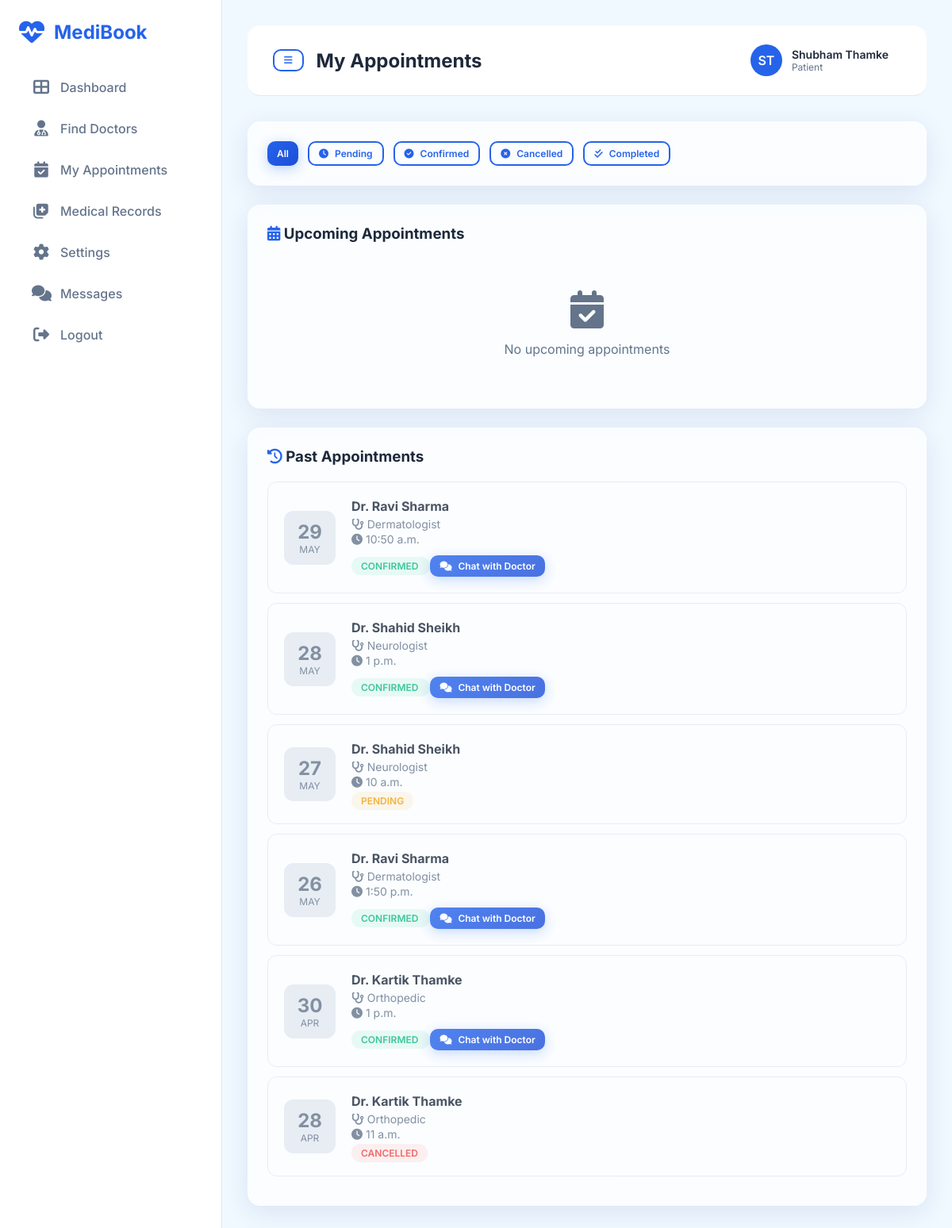
The page /appointments/my-appointments/ (signed in) on the database its author committed.
### users/models.py (models this page shows, shortened)
class UserProfile(models.Model):
    ROLE_CHOICES = (
        ('patient', 'Patient'),  # (database_value, display_value)
        ('doctor', 'Doctor'),
    )
    user = models.OneToOneField(
        User,
        on_delete=models.CASCADE,
        related_name='profile'
    )
    role = models.CharField(
        max_length=10,
        choices=ROLE_CHOICES,
        default='patient'
    )
    phone = models.CharField(
        max_length=15,
        blank=True,
        default=''
    )
    profile_image = models.ImageField(
        upload_to='profile_images/',  # Files saved to MEDIA_ROOT/profile_images/
        blank=True,
        null=True
    )
    created_at = models.DateTimeField(auto_now_add=True)

### appointments/models.py (models this page shows, shortened)
class Appointment(models.Model):
    STATUS_CHOICES = (
        ('pending', 'Pending'),
        ('confirmed', 'Confirmed'),
        ('cancelled', 'Cancelled'),
        ('completed', 'Completed'),
    )
    patient = models.ForeignKey(User, on_delete=models.CASCADE, related_name='patient_appointments')
    doctor = models.ForeignKey(Doctor, on_delete=models.CASCADE, related_name='appointments')
    appointment_date = models.DateField()
    appointment_time = models.TimeField()
    reason = models.TextField(help_text='Reason for appointment')
    status = models.CharField(max_length=20, choices=STATUS_CHOICES, default='pending')
    created_at = models.DateTimeField(auto_now_add=True)
    updated_at = models.DateTimeField(auto_now=True)
    cancellation_reason = models.TextField(blank=True, null=True)
    class Meta:
        unique_together = ['doctor', 'appointment_date', 'appointment_time']
        ordering = ['-appointment_date', '-appointment_time']

### doctors/models.py (models this page shows, shortened)
class Doctor(models.Model):
    VERIFICATION_CHOICES = (
        ('pending', 'Pending Verification'),
        ('approved', 'Approved'),
        ('rejected', 'Rejected'),
    )
    CONSULTATION_CHOICES = (
        ('in_person', 'In-Person'),
        ('online', 'Online'),
        ('both', 'Both In-Person & Online'),
    )
    user = models.OneToOneField(User, on_delete=models.CASCADE, related_name='doctor_profile')
    specialization = models.CharField(max_length=100, blank=True, null=True)
    experience = models.IntegerField(help_text='Years of experience', blank=True, null=True)
    qualification = models.CharField(max_length=200, blank=True, null=True)
    fees = models.DecimalField(max_digits=10, decimal_places=2, blank=True, null=True)
    bio = models.TextField(blank=True, null=True)
    available_days = models.CharField(max_length=200, blank=True, null=True, help_text='Comma separated days')
    start_time = models.TimeField(blank=True, null=True, help_text='Consultation start time')
    end_time = models.TimeField(blank=True, null=True, help_text='Consultation end time')
    slot_duration = models.IntegerField(default=30, blank=True, null=True)
    is_available = models.BooleanField(default=True)
    consultation_type = models.CharField(max_length=20, choices=CONSULTATION_CHOICES, default='both')
    clinic_name = models.CharField(max_length=200, blank=True, null=True, help_text='Hospital/Clinic name')
    address_line1 = models.CharField(max_length=300, blank=True, null=True, help_text='Street address')
    address_line2 = models.CharField(max_length=300, blank=True, null=True, help_text='Area/Landmark')
    city = models.CharField(max_length=100, blank=True, null=True)
    state = models.CharField(max_length=100, blank=True, null=True)
    pincode = models.CharField(max_length=10, blank=True, null=True)
    is_verified = models.BooleanField(default=False)  # Quick verified check
    verification_status = models.CharField(max_length=20, choices=VERIFICATION_CHOICES, default='pending')
    registration_number = models.CharField(max_length=100, blank=True, null=True)  # Medical license number
    state_council = models.CharField(max_length=100, blank=True, null=True)  # Issuing state council
    license_document = models.FileField(upload_to='license_docs/', blank=True, null=True)  # Uploaded license
    verification_notes = models.TextField(blank=True, null=True)  # Admin notes on verification
    verified_by = models.ForeignKey(User, on_delete=models.SET_NULL, null=True, blank=True, related_name='verified_doctors')
    verified_at = models.DateTimeField(null=True, blank=True)  # When verification was done
    created_at = models.DateTimeField(auto_now_add=True)
    updated_at = models.DateTimeField(auto_now=True)
    class Meta:
        ordering = ['-created_at']

### appointments/views.py (the view)
# urls.py: path('my-appointments/', views.my_appointments, name='my_appointments'),
@login_required
def my_appointments(request):
    if request.user.profile.role != 'patient':
        messages.error(request, 'Access denied.')
        return redirect('dashboard')
    status_filter = request.GET.get('status', '')
    appointments = Appointment.objects.filter(patient=request.user)
    if status_filter:
        appointments = appointments.filter(status=status_filter)
    today = timezone.now().date()
    upcoming = appointments.filter(
        appointment_date__gte=today,
        status__in=['pending', 'confirmed']
    ).order_by('appointment_date', 'appointment_time')
    past = appointments.filter(appointment_date__lt=today).order_by('-appointment_date')
    paginator = Paginator(appointments, 10)
    page_number = request.GET.get('page')
    page_obj = paginator.get_page(page_number)
    return render(request, 'patient/my_appointments.html', {
        'upcoming_appointments': upcoming,
        'past_appointments': past,
        'page_obj': page_obj,
        'status_filter': status_filter,
    })

### templates/patient/my_appointments.html (shortened to what this page needs)
{% extends 'base.html' %}
{% block page_title %}My Appointments{% endblock %}
{% block content %}
<div style="animation: fadeIn 0.5s ease;">
    <div class="glass-card" style="margin-bottom: 24px;">
        <div style="display: flex; gap: 12px; flex-wrap: wrap;">
            <a href="{% url 'my_appointments' %}" class="btn {% if not status_filter %}btn-primary{% else %}btn-outline{% endif %} btn-sm">
                All
            </a>
            <a href="?status=pending" class="btn {% if status_filter == 'pending' %}btn-primary{% else %}btn-outline{% endif %} btn-sm">
                <i class="fas fa-clock"></i> Pending
            </a>
            <a href="?status=confirmed" class="btn {% if status_filter == 'confirmed' %}btn-primary{% else %}btn-outline{% endif %} btn-sm">
                <i class="fas fa-check-circle"></i> Confirmed
            </a>
            <a href="?status=cancelled" class="btn {% if status_filter == 'cancelled' %}btn-primary{% else %}btn-outline{% endif %} btn-sm">
                <i class="fas fa-times-circle"></i> Cancelled
            </a>
            <a href="?status=completed" class="btn {% if status_filter == 'completed' %}btn-primary{% else %}btn-outline{% endif %} btn-sm">
                <i class="fas fa-check-double"></i> Completed
            </a>
        </div>
    </div>
    <div class="glass-card" style="margin-bottom: 24px;">
        <h3 style="margin-bottom: 20px;">
            <i class="fas fa-calendar-alt" style="color: var(--primary-color);"></i>
            Upcoming Appointments
        </h3>
        {% if upcoming_appointments %}
            {% for appointment in upcoming_appointments %}
                <div style="display: flex; justify-content: space-between; align-items: center; padding: 20px;
                           border: 1px solid var(--border-color); border-radius: 12px; margin-bottom: 12px;
                           transition: all 0.3s ease;">
                    <div style="display: flex; align-items: center; gap: 20px;">
                        <div style="text-align: center; padding: 12px 16px; background: linear-gradient(135deg, var(--primary-color), var(--primary-dark));
                                   color: white; border-radius: 12px; min-width: 65px;">
                            <div style="font-size: 1.5rem; font-weight: 700;">{{ appointment.appointment_date|date:"d" }}</div>
                            <div style="font-size: 0.75rem; text-transform: uppercase;">{{ appointment.appointment_date|date:"M" }}</div>
                        </div>
                        <div>
                            <h4 style="margin-bottom: 4px;">Dr. {{ appointment.doctor.user.get_full_name }}</h4>
                            <p style="color: var(--text-secondary); font-size: 0.875rem; margin-bottom: 2px;">
                                <i class="fas fa-stethoscope"></i> {{ appointment.doctor.specialization }}
                            </p>
                            <p style="color: var(--text-secondary); font-size: 0.875rem; margin-bottom: 4px;">
                                <i class="fas fa-clock"></i> {{ appointment.appointment_time }}
                            </p>
                            <span class="status-badge status-{{ appointment.status }}">
                                {{ appointment.status }}
                            </span>
                            {% if appointment.status == 'confirmed' %}
                                <a href="{% url 'start_chat' appointment.id %}" class="btn btn-primary btn-sm" style="margin-top: 8px;">
                                    <i class="fas fa-comments"></i> Chat with Doctor
                                </a>
                            {% endif %}
                        </div>
                    </div>
                    <div style="display: flex; gap: 8px;">
                        {% if appointment.status == 'pending' %}
                            <form method="POST" action="{% url 'cancel_appointment' appointment.id %}" style="display: inline;">
                                {% csrf_token %}
                                <input type="hidden" name="cancellation_reason" value="Cancelled by patient">
                                <button type="submit" class="btn btn-danger btn-sm" onclick="return confirm('Are you sure you want to cancel this appointment?')">
                                    <i class="fas fa-times"></i> Cancel
                                </button>
                            </form>
                        {% endif %}
                    </div>
                </div>
            {% endfor %}
        {% else %}
            <div style="text-align: center; padding: 40px; color: var(--text-secondary);">
                <i class="fas fa-calendar-check" style="font-size: 3rem; margin-bottom: 16px; display: block;"></i>
                <p>No upcoming appointments</p>
            </div>
        {% endif %}
    </div>
    <div class="glass-card">
        <h3 style="margin-bottom: 20px;">
            <i class="fas fa-history" style="color: var(--primary-color);"></i>
            Past Appointments
        </h3>
        {% if past_appointments %}
            {% for appointment in past_appointments %}
                <div style="display: flex; justify-content: space-between; align-items: center; padding: 20px;
                           border: 1px solid var(--border-color); border-radius: 12px; margin-bottom: 12px;
                           opacity: 0.8;">
                    <div style="display: flex; align-items: center; gap: 20px;">
                        <div style="text-align: center; padding: 12px 16px; background: #e2e8f0; color: #64748b;
                                   border-radius: 12px; min-width: 65px;">
                            <div style="font-size: 1.5rem; font-weight: 700;">{{ appointment.appointment_date|date:"d" }}</div>
                            <div style="font-size: 0.75rem; text-transform: uppercase;">{{ appointment.appointment_date|date:"M" }}</div>
                        </div>
                        <div>
                            <h4 style="margin-bottom: 4px;">Dr. {{ appointment.doctor.user.get_full_name }}</h4>
                            <p style="color: var(--text-secondary); font-size: 0.875rem; margin-bottom: 2px;">
                                <i class="fas fa-stethoscope"></i> {{ appointment.doctor.specialization }}
                            </p>
                            <p style="color: var(--text-secondary); font-size: 0.875rem; margin-bottom: 4px;">
                                <i class="fas fa-clock"></i> {{ appointment.appointment_time }}
                            </p>
                            <span class="status-badge status-{{ appointment.status }}">
                                {{ appointment.status }}
                            </span>
                            {% if appointment.status == 'confirmed' %}
                                <a href="{% url 'start_chat' appointment.id %}" class="btn btn-primary btn-sm" style="margin-top: 8px;">
                                    <i class="fas fa-comments"></i> Chat with Doctor
                                </a>
                            {% endif %}
                        </div>
                    </div>
                </div>
            {% endfor %}
        {% else %}
            <div style="text-align: center; padding: 40px; color: var(--text-secondary);">
                <i class="fas fa-history" style="font-size: 3rem; margin-bottom: 16px; display: block;"></i>
                <p>No past appointments</p>
            </div>
        {% endif %}
    </div>
</div>
{% endblock %}

### templates/base.html (shortened to what this page needs)
<!DOCTYPE html>
<html lang="en">
<head>
    <link rel="stylesheet" href="https://cdnjs.cloudflare.com/ajax/libs/font-awesome/6.4.0/css/all.min.css">
</head>
<body>
    {% if user.is_authenticated %}
        <aside class="sidebar" id="sidebar">
            <div class="sidebar-logo">
                <i class="fas fa-heartbeat"></i>
                <span>MediBook</span>
            </div>
            <ul class="sidebar-nav">
                {% if user.profile.role == 'patient' %}
                    <li><a href="{% url 'patient_dashboard' %}"><i class="fas fa-th-large"></i>Dashboard</a></li>
                    <li><a href="{% url 'doctor_list' %}"><i class="fas fa-user-md"></i>Find Doctors</a></li>
                    <li><a href="{% url 'my_appointments' %}"><i class="fas fa-calendar-check"></i>My Appointments</a></li>
                    <li><a href="{% url 'patient_medical_history' %}"><i class="fas fa-notes-medical"></i>Medical Records</a></li>
                {% endif %}
                <li><a href="{% url 'profile' %}"><i class="fas fa-cog"></i>Settings</a></li>
                <li>
                    <a href="{% url 'chat_list' %}" class="{% if 'chat' in request.path %}active{% endif %}">
                        <i class="fas fa-comments"></i>
                        <span>Messages</span>
                    </a>
                </li>
                <li><a href="{% url 'logout' %}"><i class="fas fa-sign-out-alt"></i>Logout</a></li>
            </ul>
        </aside>
        <main class="main-content">
            <nav class="top-nav">
                <div class="top-nav-left">
                    <button class="btn btn-outline btn-sm" onclick="document.getElementById('sidebar').classList.toggle('open')">
                        <i class="fas fa-bars"></i>
                    </button>
                    <h2>{% block page_title %}Dashboard{% endblock %}</h2>
                </div>
                <div class="top-nav-right">
                    <div class="user-menu">
                        <div class="user-avatar">{{ user.first_name|first }}{{ user.last_name|first }}</div>
                        <div>
                            <div style="font-weight: 600; font-size: 0.875rem;">{{ user.get_full_name }}</div>
                            <div style="font-size: 0.75rem; color: var(--text-secondary); text-transform: capitalize;">{{ user.profile.role }}</div>
                        </div>
                    </div>
                </div>
            </nav>
            {% block content %}{% endblock %}
        </main>
    {% else %}
        {% block auth_content %}{% endblock %}
    {% endif %}
</body>
</html>

### rows shown on the page
Appointment: appointment_date "29", appointment_date "MAY", doctor.user.get_full_name "Ravi Sharma", doctor.specialization "Dermatologist", appointment_time "10:50 a.m.", status "CONFIRMED", shows "Chat with Doctor"
Appointment: appointment_date "28", appointment_date "MAY", doctor.user.get_full_name "Shahid Sheikh", doctor.specialization "Neurologist", appointment_time "1 p.m.", status "CONFIRMED", shows "Chat with Doctor"
Appointment: appointment_date "27", appointment_date "MAY", doctor.user.get_full_name "Shahid Sheikh", doctor.specialization "Neurologist", appointment_time "10 a.m.", status "PENDING"
Appointment: appointment_date "26", appointment_date "MAY", doctor.user.get_full_name "Ravi Sharma", doctor.specialization "Dermatologist", appointment_time "1:50 p.m.", status "CONFIRMED", shows "Chat with Doctor"
Appointment: appointment_date "30", appointment_date "APR", doctor.user.get_full_name "Kartik Thamke", doctor.specialization "Orthopedic", appointment_time "1 p.m.", status "CONFIRMED", shows "Chat with Doctor"
Appointment: appointment_date "28", appointment_date "APR", doctor.user.get_full_name "Kartik Thamke", doctor.specialization "Orthopedic", appointment_time "11 a.m.", status "CANCELLED"

### other values the page prints
{{ user.first_name|first }} "S"
{{ user.last_name|first }} "T"
{{ user.get_full_name }} "Shubham Thamke"
{{ user.profile.role }} "Patient"
